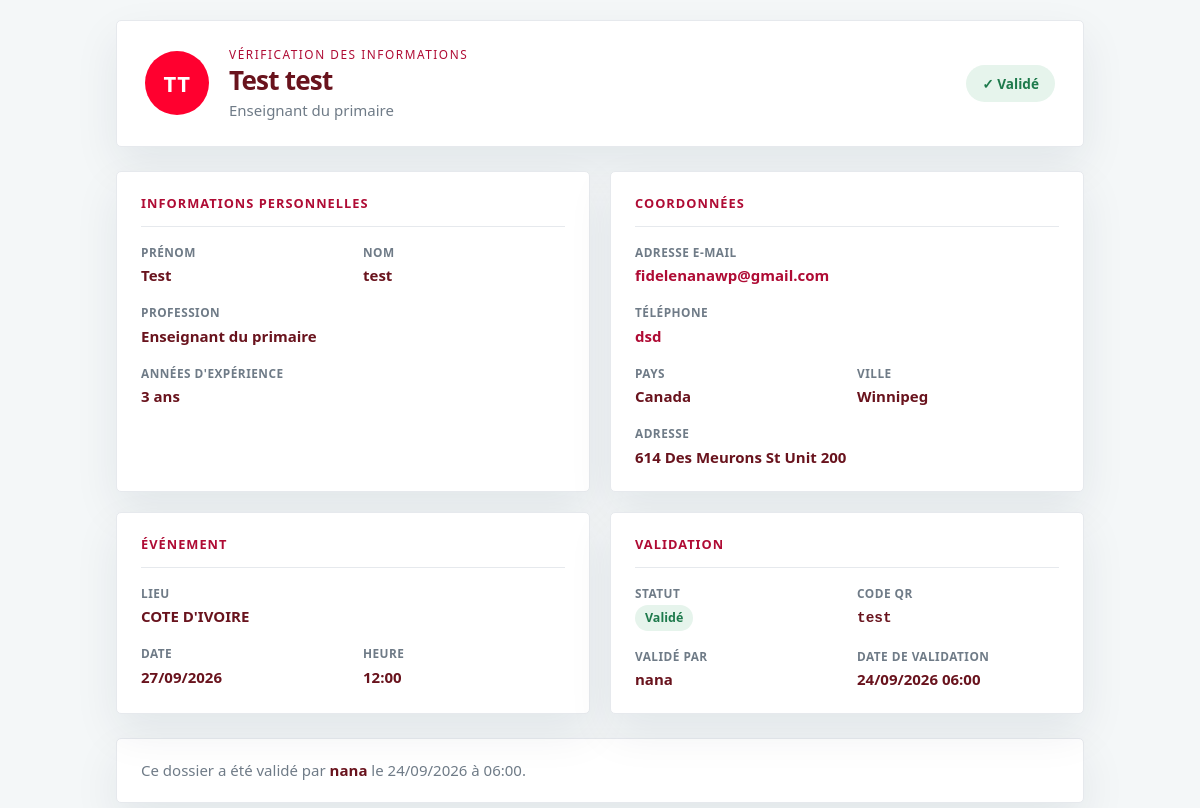
Page /client/check/test (signed in) on the committed database.
### client/models.py (models this page shows, shortened)
class Client(models.Model):
    first_name = models.CharField(max_length=50)
    last_name = models.CharField(max_length=50)
    email = models.EmailField(blank=True, null=True)
    phone = models.CharField(blank=True, null=True, max_length=50)
    country = models.CharField(blank=True, null=True, max_length=50)
    city = models.CharField(blank=True, null=True, max_length=50)
    occupation = models.CharField(blank=True, null=True, max_length=500)
    address = models.CharField(blank=True, null=True, max_length=500)
    event_location = models.CharField(blank=True, null=True, max_length=100)
    event_date = models.DateField(blank=True, null=True)
    event_time = models.TimeField(blank=True, null=True)
    validated=models.BooleanField(default=False)
    validation_datetime = models.DateTimeField(blank=True, null=True)
    valided_by = models.CharField(blank=True, null=True, max_length=50)
    qrcode = models.CharField(blank=True, null=True, max_length=50)
    year_of_experience=models.CharField(blank=True, null=True, max_length=50)

### client/views.py (the view)
# urls.py: path('check/<str:qrcode>', views.check_code, name='check'),
def check_code(request,qrcode):
    if request.user.is_authenticated:
        try:
            client=Client.objects.get(qrcode=qrcode)
            context = {'client':client}
            return render(request, 'client/check.html', context)
        except Client.DoesNotExist:
            context = {'client':None}
            return redirect('norecord')
    return redirect('home')

### templates/client/check.html (shortened to what this page needs)
{% load static %}
<html lang="fr">
<head>
    <link rel="stylesheet" href="{% static 'css/style.css' %}">
</head>
<body>
<main class="verification">
    <header class="verification__header">
        <div class="avatar">{{ client.first_name|first|upper }}{{ client.last_name|first|upper }}</div>
        <div class="identity">
            <p class="identity__label">Vérification des informations</p>
            <h1 class="identity__name">{{ client.first_name }} {{ client.last_name }}</h1>
            <p class="identity__sub">{{ client.occupation|default:"Profession non renseignée" }}</p>
        </div>
        {% if client.validated %}
            <span class="badge badge--valid">&#10003; Validé</span>
        {% else %}
            <span class="badge badge--pending">&#9679; En attente</span>
        {% endif %}
    </header>
    <div class="verification__grid">
        <section class="card">
            <h2 class="card__title">Informations personnelles</h2>
            <dl class="fields">
                <div class="field">
                    <dt>Prénom</dt>
                    <dd>{{ client.first_name }}</dd>
                </div>
                <div class="field">
                    <dt>Nom</dt>
                    <dd>{{ client.last_name }}</dd>
                </div>
                <div class="field field--full">
                    <dt>Profession</dt>
                    <dd>{{ client.occupation|default:"—" }}</dd>
                </div>
                <div class="field field--full">
                    <dt>Années d'expérience</dt>
                    <dd>{{ client.year_of_experience|default:"—" }}</dd>
                </div>
            </dl>
        </section>
        <section class="card">
            <h2 class="card__title">Coordonnées</h2>
            <dl class="fields">
                <div class="field field--full">
                    <dt>Adresse e-mail</dt>
                    <dd>
                        {% if client.email %}
                            <a href="mailto:{{ client.email }}">{{ client.email }}</a>
                        {% else %}—{% endif %}
                    </dd>
                </div>
                <div class="field field--full">
                    <dt>Téléphone</dt>
                    <dd>
                        {% if client.phone %}
                            <a href="tel:{{ client.phone }}">{{ client.phone }}</a>
                        {% else %}—{% endif %}
                    </dd>
                </div>
                <div class="field">
                    <dt>Pays</dt>
                    <dd>{{ client.country|default:"—" }}</dd>
                </div>
                <div class="field">
                    <dt>Ville</dt>
                    <dd>{{ client.city|default:"—" }}</dd>
                </div>
                <div class="field field--full">
                    <dt>Adresse</dt>
                    <dd>{{ client.address|default:"—" }}</dd>
                </div>
            </dl>
        </section>
        <section class="card">
            <h2 class="card__title">Événement</h2>
            <dl class="fields">
                <div class="field field--full">
                    <dt>Lieu</dt>
                    <dd>{{ client.event_location|default:"—" }}</dd>
                </div>
                <div class="field">
                    <dt>Date</dt>
                    <dd>{% if client.event_date %}{{ client.event_date|date:"d/m/Y" }}{% else %}—{% endif %}</dd>
                </div>
                <div class="field">
                    <dt>Heure</dt>
                    <dd>{% if client.event_time %}{{ client.event_time|time:"H:i" }}{% else %}—{% endif %}</dd>
                </div>
            </dl>
        </section>
        <section class="card">
            <h2 class="card__title">Validation</h2>
            <dl class="fields">
                <div class="field">
                    <dt>Statut</dt>
                    <dd>
                        {% if client.validated %}
                            <span class="status status--valid">Validé</span>
                        {% else %}
                            <span class="status status--pending">Non validé</span>
                        {% endif %}
                    </dd>
                </div>
                <div class="field">
                    <dt>Code QR</dt>
                    <dd class="mono">{{ client.qrcode|default:"—" }}</dd>
                </div>
                <div class="field">
                    <dt>Validé par</dt>
                    <dd>{{ client.valided_by|default:"—" }}</dd>
                </div>
                <div class="field">
                    <dt>Date de validation</dt>
                    <dd>{% if client.validation_datetime %}{{ client.validation_datetime|date:"d/m/Y H:i" }}{% else %}—{% endif %}</dd>
                </div>
            </dl>
        </section>
    </div>
    <footer class="verification__footer">
        {% if client.validated %}
            <p class="footer__note">
                Ce dossier a été validé{% if client.valided_by %} par <strong>{{ client.valided_by }}</strong>{% endif %}{% if client.validation_datetime %} le {{ client.validation_datetime|date:"d/m/Y à H:i" }}{% endif %}.
            </p>
        {% else %}
            <p class="footer__note">Vérifiez l'ensemble des informations avant de confirmer.</p>
            <form method="post" action="{% url 'client_validate' client.pk %}">
                {% csrf_token %}
                <button type="submit" class="btn btn--primary">Confirmer et valider</button>
            </form>
        {% endif %}
    </footer>
</main>
</body>
</html>

### static/css/style.css (style rules this page uses)
:root { --primary: #ff002f; --primary-dark: #af0b34; --primary-soft: #fff0f2; --primary-border: #ffc9d3; --primary-line: #f5d5db; --primary-ring: rgba(255, 0, 47, .14); --navy: #69131d; --orange: #f4a261; --ink: #540616; --muted: #6f7b87; --line: #e6e9ed; --paper: #ffffff; --canvas: #f4f7f8; --danger: #c84b4b; --success: #1e7a4c; --success-bg: #e6f4ec; --warning: #9a6200; --warning-bg: #fdf3e1; --error: #b42318; --error-bg: #fdecea; --shadow: 0 18px 45px rgba(16, 42, 67, .08); --radius: 5px; --teal: var(--primary); --teal-dark: var(--primary-dark); font-family: "Segoe UI", "Helvetica Neue", sans-serif; }
*, *::before, *::after { box-sizing: border-box; }
html { scroll-behavior: smooth; }
body { margin: 0; color: var(--ink); background: var(--canvas); font-size: 15px; line-height: 1.55; -webkit-font-smoothing: antialiased; }
a { color: inherit; text-decoration: none; }
button, a, input, select, textarea { transition: border-color .2s ease, box-shadow .2s ease, background .2s ease, transform .2s ease; }
h1, h2, h3, p { margin-top: 0; }
h1 { margin-bottom: 9px; color: var(--navy); font-size: clamp(2rem, 4vw, 3.2rem); line-height: 1.04; letter-spacing: -.055em; }
h2 { color: var(--navy); letter-spacing: -.03em; }
.mono { font-family: "SFMono-Regular", Consolas, "Liberation Mono", Menlo, monospace; font-size: .9rem; }
.avatar { width: 31px; height: 31px; display: grid; place-items: center; flex-shrink: 0; border-radius: 50%; color: #fff; background: var(--navy); font-size: .78rem; }
.card { background: var(--paper); border: 1px solid var(--line); border-radius: var(--radius); box-shadow: var(--shadow); }
.field { display: grid; gap: 7px; }
.field.full, .field--full { grid-column: 1 / -1; }
.badge, .status { display: inline-flex; align-items: center; gap: 6px; border-radius: 999px; font-size: .72rem; font-weight: 800; white-space: nowrap; }
.badge { padding: 5px 9px; color: var(--primary-dark); background: var(--primary-soft); }
.status { padding: 3px 10px; font-size: .78rem; }
.badge--valid, .status--valid { color: var(--success); background: var(--success-bg); }
.verification { max-width: 1000px; margin: 0 auto; padding: 20px 16px 5px; }
.verification__header { display: flex; align-items: center; gap: 20px; margin-bottom: 24px; padding: 24px 28px; background: var(--paper); border: 1px solid var(--line); border-radius: var(--radius); box-shadow: var(--shadow); }
.verification__header .avatar { width: 64px; height: 64px; background: var(--primary); font-size: 22px; font-weight: 700; letter-spacing: .5px; }
.verification__header .badge { padding: 8px 16px; font-size: .85rem; }
.identity { flex: 1; min-width: 0; }
.identity__label { margin: 0; color: var(--primary-dark); font-size: .74rem; letter-spacing: .13em; text-transform: uppercase; }
.identity__name { margin: 2px 0; color: var(--navy); font-size: 26px; line-height: 1.2; letter-spacing: -.03em; overflow-wrap: break-word; }
.identity__sub { margin: 0; color: var(--muted); }
.verification__grid { display: grid; grid-template-columns: repeat(2, minmax(0, 1fr)); gap: 20px; }
.verification .card { padding: 22px 24px; }
.card__title { margin: 0 0 16px; padding-bottom: 12px; border-bottom: 1px solid var(--line); color: var(--primary-dark); font-size: .8rem; font-weight: 800; letter-spacing: .08em; text-transform: uppercase; }
.fields { display: grid; grid-template-columns: repeat(2, minmax(0, 1fr)); gap: 16px 20px; margin: 0; }
.verification .field { gap: 3px; }
.field dt { color: var(--muted); font-size: .74rem; font-weight: 700; letter-spacing: .04em; text-transform: uppercase; }
.field dd { margin: 0; color: var(--navy); font-weight: 600; overflow-wrap: anywhere; }
.field dd a { color: var(--primary-dark); }
.verification__footer { display: flex; align-items: center; justify-content: space-between; flex-wrap: wrap; gap: 16px; margin-top: 24px; padding: 20px 24px; background: var(--paper); border: 1px solid var(--line); border-radius: var(--radius); box-shadow: var(--shadow); }
.footer__note { margin: 0; color: var(--muted); }
.footer__note strong { color: var(--navy); }

### rows in the picture
Client: first_name|first "T", last_name|first "T", first_name "Test", last_name "test", occupation "Enseignant du primaire", year_of_experience "3 ans", email "fidelenanawp@gmail.com", phone "dsd", country "Canada", city "Winnipeg", address "614 Des Meurons St Unit 200", event_location "COTE D'IVOIRE", event_date "27/09/2026", event_time "12:00", qrcode "test", valided_by "nana", validation_datetime "24/09/2026 06:00", validation_datetime "24/09/2026 à 06:00"
